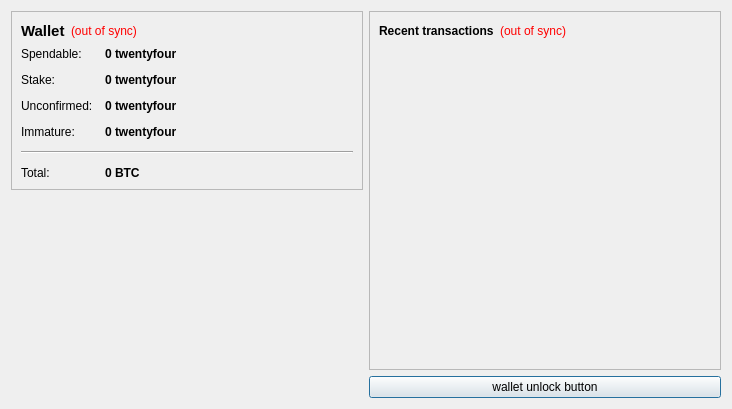
<?xml version="1.0" encoding="UTF-8"?>
<ui version="4.0">
 <class>OverviewPage</class>
 <widget class="QWidget" name="OverviewPage">
  <property name="geometry">
   <rect>
    <x>0</x>
    <y>0</y>
    <width>732</width>
    <height>409</height>
   </rect>
  </property>
  <property name="windowTitle">
   <string>Form</string>
  </property>
  <layout class="QHBoxLayout" name="horizontalLayout" stretch="0,0">
   <item>
    <layout class="QVBoxLayout" name="verticalLayout_2">
     <item>
      <widget class="QFrame" name="frame">
       <property name="frameShape">
        <enum>QFrame::StyledPanel</enum>
       </property>
       <property name="frameShadow">
        <enum>QFrame::Raised</enum>
       </property>
       <layout class="QVBoxLayout" name="verticalLayout_4">
        <item>
         <layout class="QHBoxLayout" name="horizontalLayout_4">
          <item>
           <widget class="QLabel" name="label_5">
            <property name="font">
             <font>
              <pointsize>11</pointsize>
              <weight>75</weight>
              <bold>true</bold>
             </font>
            </property>
            <property name="text">
             <string>Wallet</string>
            </property>
           </widget>
          </item>
          <item>
           <widget class="QLabel" name="labelWalletStatus">
            <property name="toolTip">
             <string>The displayed information may be out of date. Your wallet automatically synchronizes with the twentyfour network after a connection is established, but this process has not completed yet.</string>
            </property>
            <property name="styleSheet">
             <string notr="true">QLabel { color: red; }</string>
            </property>
            <property name="text">
             <string notr="true">(out of sync)</string>
            </property>
            <property name="alignment">
             <set>Qt::AlignLeading|Qt::AlignLeft|Qt::AlignVCenter</set>
            </property>
           </widget>
          </item>
          <item>
           <spacer name="horizontalSpacer_2">
            <property name="orientation">
             <enum>Qt::Horizontal</enum>
            </property>
            <property name="sizeHint" stdset="0">
             <size>
              <width>40</width>
              <height>20</height>
             </size>
            </property>
           </spacer>
          </item>
         </layout>
        </item>
        <item>
         <layout class="QFormLayout" name="formLayout_2">
          <property name="fieldGrowthPolicy">
           <enum>QFormLayout::AllNonFixedFieldsGrow</enum>
          </property>
          <property name="horizontalSpacing">
           <number>12</number>
          </property>
          <property name="verticalSpacing">
           <number>12</number>
          </property>
          <item row="0" column="0">
           <widget class="QLabel" name="label">
            <property name="text">
             <string>Spendable:</string>
            </property>
           </widget>
          </item>
          <item row="0" column="1">
           <widget class="QLabel" name="labelBalance">
            <property name="font">
             <font>
              <weight>75</weight>
              <bold>true</bold>
             </font>
            </property>
            <property name="cursor">
             <cursorShape>IBeamCursor</cursorShape>
            </property>
            <property name="toolTip">
             <string>Your current spendable balance</string>
            </property>
            <property name="text">
             <string notr="true">0 twentyfour</string>
            </property>
            <property name="textInteractionFlags">
             <set>Qt::LinksAccessibleByMouse|Qt::TextSelectableByKeyboard|Qt::TextSelectableByMouse</set>
            </property>
           </widget>
          </item>
          <item row="1" column="0">
           <widget class="QLabel" name="label_6">
            <property name="text">
             <string>Stake:</string>
            </property>
           </widget>
          </item>
          <item row="1" column="1">
           <widget class="QLabel" name="labelStake">
            <property name="font">
             <font>
              <weight>75</weight>
              <bold>true</bold>
             </font>
            </property>
            <property name="cursor">
             <cursorShape>IBeamCursor</cursorShape>
            </property>
            <property name="toolTip">
             <string>Total of coins that was staked, and do not yet count toward the current balance</string>
            </property>
            <property name="text">
             <string notr="true">0 twentyfour</string>
            </property>
            <property name="textInteractionFlags">
             <set>Qt::LinksAccessibleByMouse|Qt::TextSelectableByKeyboard|Qt::TextSelectableByMouse</set>
            </property>
           </widget>
          </item>
          <item row="2" column="0">
           <widget class="QLabel" name="label_3">
            <property name="text">
             <string>Unconfirmed:</string>
            </property>
           </widget>
          </item>
          <item row="2" column="1">
           <widget class="QLabel" name="labelUnconfirmed">
            <property name="font">
             <font>
              <weight>75</weight>
              <bold>true</bold>
             </font>
            </property>
            <property name="cursor">
             <cursorShape>IBeamCursor</cursorShape>
            </property>
            <property name="toolTip">
             <string>Total of transactions that have yet to be confirmed, and do not yet count toward the current balance</string>
            </property>
            <property name="text">
             <string notr="true">0 twentyfour</string>
            </property>
            <property name="textInteractionFlags">
             <set>Qt::LinksAccessibleByMouse|Qt::TextSelectableByKeyboard|Qt::TextSelectableByMouse</set>
            </property>
           </widget>
          </item>
          <item row="3" column="0">
           <widget class="QLabel" name="labelImmatureText">
            <property name="text">
             <string>Immature:</string>
            </property>
           </widget>
          </item>
          <item row="3" column="1">
           <widget class="QLabel" name="labelImmature">
            <property name="font">
             <font>
              <weight>75</weight>
              <bold>true</bold>
             </font>
            </property>
            <property name="toolTip">
             <string>Mined balance that has not yet matured</string>
            </property>
            <property name="text">
             <string notr="true">0 twentyfour</string>
            </property>
            <property name="textInteractionFlags">
             <set>Qt::LinksAccessibleByMouse|Qt::TextSelectableByKeyboard|Qt::TextSelectableByMouse</set>
            </property>
           </widget>
          </item>
          <item row="4" column="0" colspan="2">
           <widget class="Line" name="line">
            <property name="orientation">
             <enum>Qt::Horizontal</enum>
            </property>
           </widget>
          </item>
          <item row="5" column="0">
           <widget class="QLabel" name="labelTotalText">
            <property name="text">
             <string>Total:</string>
            </property>
           </widget>
          </item>
          <item row="5" column="1">
           <widget class="QLabel" name="labelTotal">
            <property name="font">
             <font>
              <weight>75</weight>
              <bold>true</bold>
             </font>
            </property>
            <property name="cursor">
             <cursorShape>IBeamCursor</cursorShape>
            </property>
            <property name="toolTip">
             <string>Your current total balance</string>
            </property>
            <property name="text">
             <string notr="true">0 BTC</string>
            </property>
            <property name="textInteractionFlags">
             <set>Qt::LinksAccessibleByMouse|Qt::TextSelectableByKeyboard|Qt::TextSelectableByMouse</set>
            </property>
           </widget>
          </item>
         </layout>
        </item>
       </layout>
      </widget>
     </item>
     <item>
      <spacer name="verticalSpacer_4">
       <property name="orientation">
        <enum>Qt::Vertical</enum>
       </property>
       <property name="sizeHint" stdset="0">
        <size>
         <width>20</width>
         <height>40</height>
        </size>
       </property>
      </spacer>
     </item>
     <item>
      <widget class="QLabel" name="label_2">
       <property name="text">
        <string/>
       </property>
       <property name="pixmap">
        <pixmap resource="../bitcoin.qrc">:/images/Wallet_Logo</pixmap>
       </property>
       <property name="alignment">
        <set>Qt::AlignCenter</set>
       </property>
      </widget>
     </item>
     <item>
      <spacer name="verticalSpacer">
       <property name="orientation">
        <enum>Qt::Vertical</enum>
       </property>
       <property name="sizeHint" stdset="0">
        <size>
         <width>20</width>
         <height>40</height>
        </size>
       </property>
      </spacer>
     </item>
    </layout>
   </item>
   <item>
    <layout class="QVBoxLayout" name="verticalLayout_3">
     <item>
      <widget class="QFrame" name="frame_2">
       <property name="frameShape">
        <enum>QFrame::StyledPanel</enum>
       </property>
       <property name="frameShadow">
        <enum>QFrame::Raised</enum>
       </property>
       <layout class="QVBoxLayout" name="verticalLayout">
        <item>
         <layout class="QHBoxLayout" name="horizontalLayout_2">
          <item>
           <widget class="QLabel" name="label_4">
            <property name="text">
             <string>&lt;b&gt;Recent transactions&lt;/b&gt;</string>
            </property>
           </widget>
          </item>
          <item>
           <widget class="QLabel" name="labelTransactionsStatus">
            <property name="toolTip">
             <string>The displayed information may be out of date. Your wallet automatically synchronizes with the twentyfour network after a connection is established, but this process has not completed yet.</string>
            </property>
            <property name="styleSheet">
             <string notr="true">QLabel { color: red; }</string>
            </property>
            <property name="text">
             <string notr="true">(out of sync)</string>
            </property>
            <property name="alignment">
             <set>Qt::AlignRight|Qt::AlignTrailing|Qt::AlignVCenter</set>
            </property>
           </widget>
          </item>
          <item>
           <spacer name="horizontalSpacer">
            <property name="orientation">
             <enum>Qt::Horizontal</enum>
            </property>
            <property name="sizeHint" stdset="0">
             <size>
              <width>40</width>
              <height>20</height>
             </size>
            </property>
           </spacer>
          </item>
         </layout>
        </item>
        <item>
         <widget class="QListView" name="listTransactions">
          <property name="styleSheet">
           <string notr="true">QListView { background: transparent; }</string>
          </property>
          <property name="frameShape">
           <enum>QFrame::NoFrame</enum>
          </property>
          <property name="verticalScrollBarPolicy">
           <enum>Qt::ScrollBarAlwaysOff</enum>
          </property>
          <property name="horizontalScrollBarPolicy">
           <enum>Qt::ScrollBarAlwaysOff</enum>
          </property>
          <property name="selectionMode">
           <enum>QAbstractItemView::NoSelection</enum>
          </property>
         </widget>
        </item>
       </layout>
      </widget>
     </item>
     <item>
      <widget class="QPushButton" name="unlockWalletButton">
       <property name="sizePolicy">
        <sizepolicy hsizetype="Minimum" vsizetype="Fixed">
         <horstretch>0</horstretch>
         <verstretch>0</verstretch>
        </sizepolicy>
       </property>
       <property name="maximumSize">
        <size>
         <width>16777214</width>
         <height>16777214</height>
        </size>
       </property>
       <property name="toolTip">
        <string/>
       </property>
       <property name="text">
        <string>wallet unlock button</string>
       </property>
       <property name="checkable">
        <bool>false</bool>
       </property>
       <property name="autoDefault">
        <bool>false</bool>
       </property>
       <property name="default">
        <bool>true</bool>
       </property>
       <property name="flat">
        <bool>false</bool>
       </property>
      </widget>
     </item>
    </layout>
   </item>
  </layout>
 </widget>
 <resources>
  <include location="../bitcoin.qrc"/>
 </resources>
 <connections/>
</ui>
